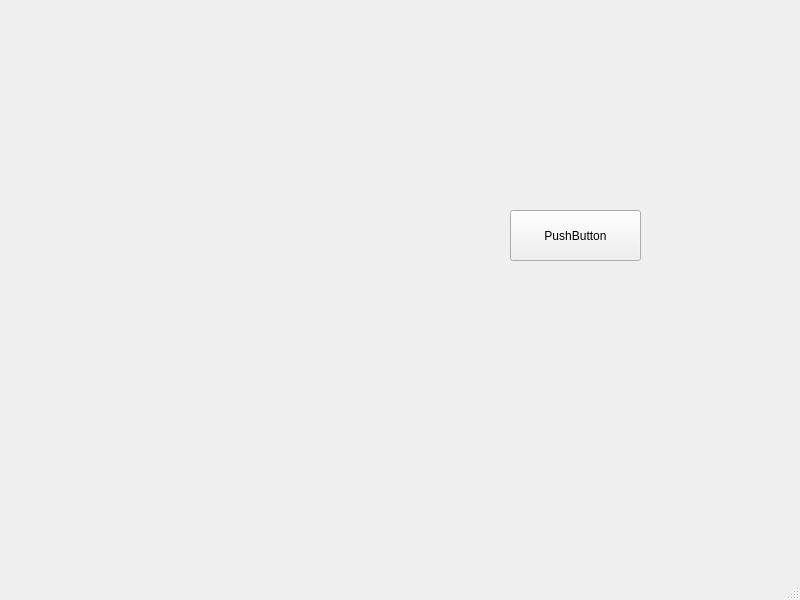
<?xml version="1.0" encoding="UTF-8"?>
<ui version="4.0">
 <class>MainWindow</class>
 <widget class="QMainWindow" name="MainWindow">
  <property name="geometry">
   <rect>
    <x>0</x>
    <y>0</y>
    <width>800</width>
    <height>600</height>
   </rect>
  </property>
  <property name="windowTitle">
   <string>MainWindow</string>
  </property>
  <widget class="QWidget" name="centralwidget">
   <widget class="QPushButton" name="pushButton">
    <property name="geometry">
     <rect>
      <x>510</x>
      <y>210</y>
      <width>131</width>
      <height>51</height>
     </rect>
    </property>
    <property name="text">
     <string>PushButton</string>
    </property>
   </widget>
  </widget>
  <widget class="QMenuBar" name="menubar">
   <property name="geometry">
    <rect>
     <x>0</x>
     <y>0</y>
     <width>800</width>
     <height>26</height>
    </rect>
   </property>
  </widget>
  <widget class="QStatusBar" name="statusbar"/>
 </widget>
 <resources/>
 <connections/>
</ui>
